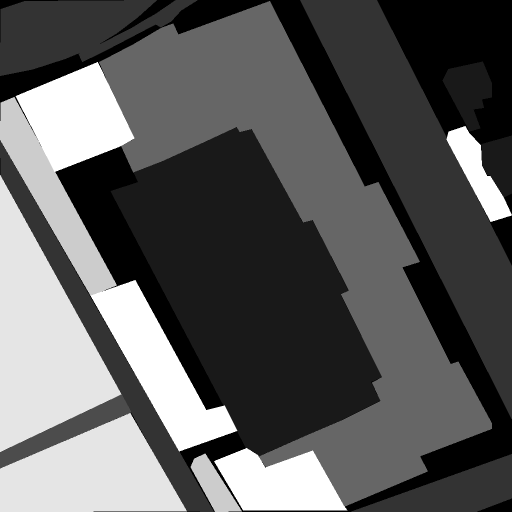
#> input picture Ups_Semantic_Seg_Mask/ann_dir/img/s11.png, 1024 x 1024 px, found by its file name (shown at 1/2 size)
$ python colored_label_img.py
#> lines starting #> are read from the running program, lines starting #| are printed output that depends on the picture; after the words box and inside, x2 and y2 are one past the last pixel; in counts of white or black regions, pixels touching at a corner belong together
import numpy as np
import cv2
from pathlib import Path

# 定义颜色映射：像素值 -> (R, G, B)
COLOR_MAP = {
    0:  [242, 239, 241],  # background
    1:  [130, 130, 130],  # buildings
    2:  [255, 255, 255],  # roads
    3:  [100, 140, 156],  # water
    4:  [214, 47,  39],   # squares
    5:  [174, 188, 166],  # vegetation
    6:  [255, 182, 179],  # vacant
    7:  [255, 127, 127],  # playground
    8:  [212, 217, 161],  # greenland
    9:  [212, 217, 161],  # park (与 greenland 同色)
    10: [192, 70,  70],   # parking
    11: [221, 218, 220],  # housing
    12: [215, 158, 158],  # workland
    13: [255, 255, 255],  # block (与 roads 同色)
}

def visualize_mask(mask_path, output_path=None):
    """
    将灰度标签掩膜转换为彩色可视化图像。

    Args:
        mask_path (str): 输入灰度 PNG 图像路径。
        output_path (str, optional): 输出彩色图像路径。若不提供，则显示图像。
    """
#> called with mask_path = 'D:/User/Desktop/sq_test1/s11.png'
    # 读取灰度图像（确保为单通道）
    mask = cv2.imread(mask_path, cv2.IMREAD_GRAYSCALE)
#> mask is the input picture: shape (1024, 1024); min 0, max 10, mean 3.61
    if mask is None:
        raise FileNotFoundError(f"无法读取图像: {mask_path}")

    h, w = mask.shape
#> h = 1024; w = 1024
    # 创建 RGB 图像（3 通道）
    rgb_image = np.zeros((h, w, 3), dtype=np.uint8)

    # 根据像素值填充颜色
    for pixel_val, color in COLOR_MAP.items():
        # 找到对应像素值的位置
        mask_indices = (mask == pixel_val)
        # 注意：COLOR_MAP 中是 (R, G, B)，OpenCV 默认通道顺序为 BGR，需反转
        rgb_image[mask_indices] = color[::-1]  # 转为 BGR 顺序
#> this loop made 14 passes
#> pass 1, in visualize_mask, `mask_indices = (mask == pixel_val)`:
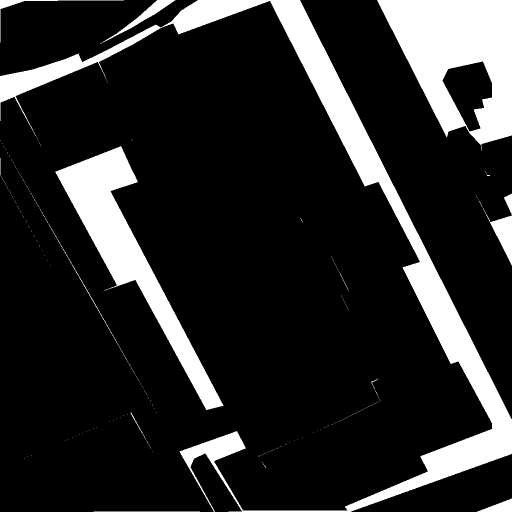
#> mask_indices: shape (1024, 1024) bool (shown at 1/2 size); 16.2% white; 338 white regions (324 under 20 px), largest, box (x1, y1, x2, y2) and area: (0, 0, 1024, 1024) 79813, (754, 0, 1024, 301) 46611, (111, 292, 447, 820) 35898
#> pass 2, in visualize_mask, `mask_indices = (mask == pixel_val)`:
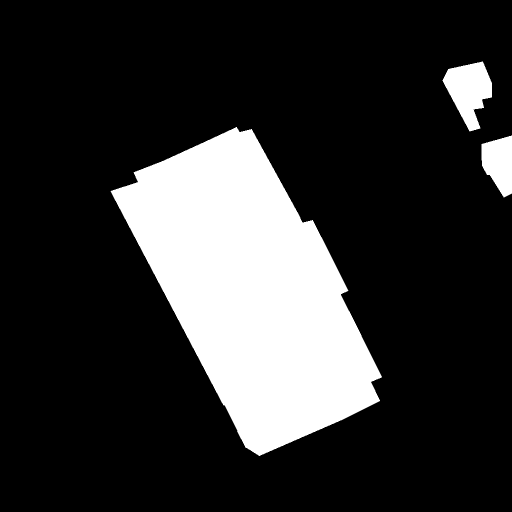
#> mask_indices: shape (1024, 1024) bool (shown at 1/2 size); 19.6% white; 3 white regions, box (x1, y1, x2, y2) and area: (221, 254, 764, 912) 192342, (885, 123, 984, 263) 8124, (963, 271, 1024, 395) 5483
#> pass 3, in visualize_mask, `mask_indices = (mask == pixel_val)`:
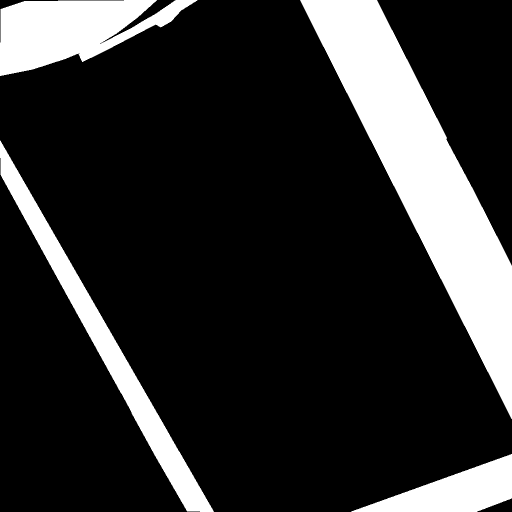
#> mask_indices: shape (1024, 1024) bool (shown at 1/2 size); 18.3% white; 4 white regions, box (x1, y1, x2, y2) and area: (600, 0, 1024, 838) 106104, (0, 0, 395, 152) 34587, (0, 281, 428, 1024) 33280, (702, 908, 1024, 1024) 17865
#> after the loop:
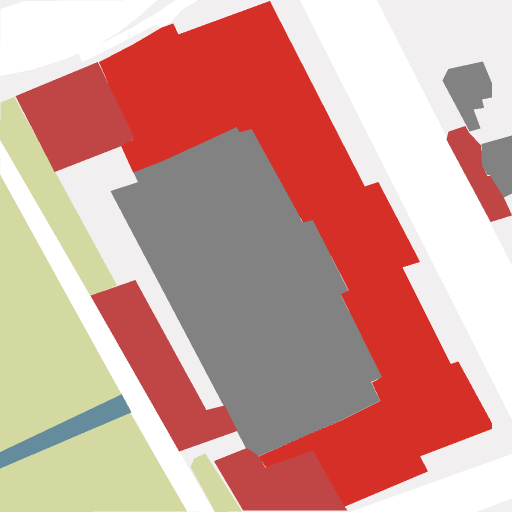
#> rgb_image: shape (1024, 1024, 3) (shown at 1/2 size); mean of channels 0, 1, 2 150.1, 159.1, 206.2; drawn as B, G, R

    # 保存或显示
    if output_path:
        cv2.imwrite(output_path, rgb_image)
        print(f"可视化图像已保存至: {output_path}")
    else:
        cv2.imshow("Mask Visualization", rgb_image)
        cv2.waitKey(0)
        cv2.destroyAllWindows()

# 使用示例
if __name__ == "__main__":
    # 替换为你的掩膜图像路径
    input_mask = "D:/User/Desktop/sq_test1/s11.png"
    output_image = "D:/Square/process_seg/A_background/output/s11.jpg"
    visualize_mask(input_mask, output_image)

$ run again, with Ups_Semantic_Seg_Mask/ann_dir/img/s1.png copied over Ups_Semantic_Seg_Mask/ann_dir/img/s11.png
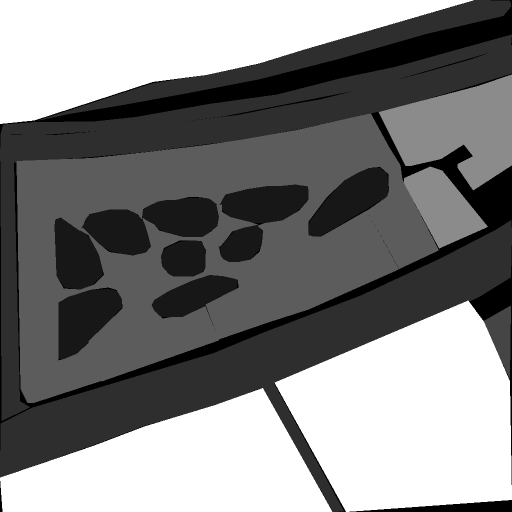
#> input picture Ups_Semantic_Seg_Mask/ann_dir/img/s1.png, 1024 x 1024 px, found by its file name (shown at 1/2 size)
#> in visualize_mask, mask is the input picture: shape (1024, 1024); min 0, max 11, mean 5.53
#> the loop in visualize_mask, `for pixel_val, color in COLOR_MAP.items():` made 14 passes
#> pass 1, in visualize_mask, `mask_indices = (mask == pixel_val)`:
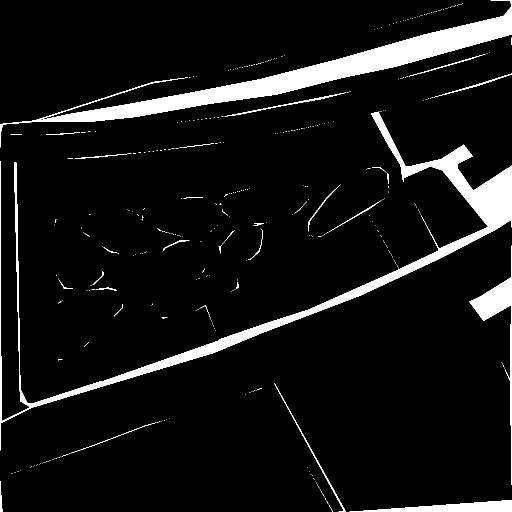
#> mask_indices: shape (1024, 1024) bool (shown at 1/2 size); 7.5% white; 427 white regions (393 under 20 px), largest, box (x1, y1, x2, y2) and area: (0, 0, 1024, 295) 34130, (0, 223, 1024, 901) 30956, (938, 491, 1024, 970) 4925
#> after the loop in visualize_mask, `for pixel_val, color in COLOR_MAP.items():`:
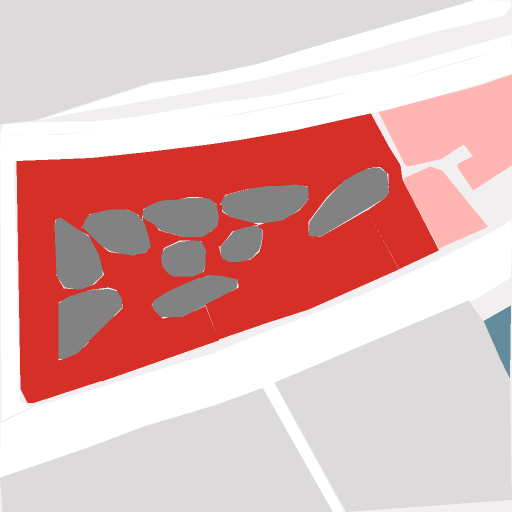
#> rgb_image: shape (1024, 1024, 3) (shown at 1/2 size); mean of channels 0, 1, 2 180.9, 181.9, 223.2; drawn as B, G, R

$ run again, with Ups_Semantic_Seg_Mask/ann_dir/img/s100.png copied over Ups_Semantic_Seg_Mask/ann_dir/img/s11.png
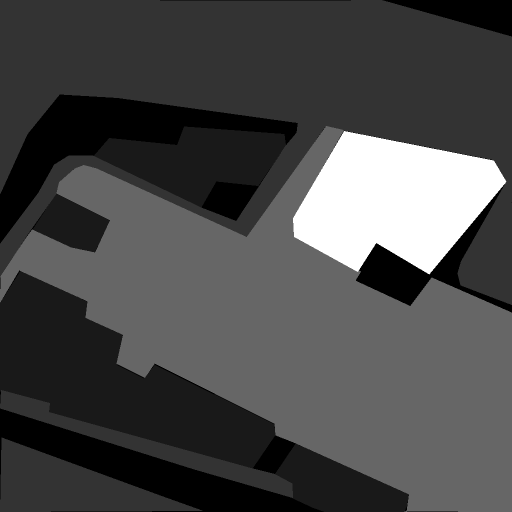
#> input picture Ups_Semantic_Seg_Mask/ann_dir/img/s100.png, 1024 x 1024 px, found by its file name (shown at 1/2 size)
#> in visualize_mask, mask is the input picture: shape (1024, 1024); min 0, max 10, mean 2.89
#> the loop in visualize_mask, `for pixel_val, color in COLOR_MAP.items():` made 14 passes
#> pass 1, in visualize_mask, `mask_indices = (mask == pixel_val)`:
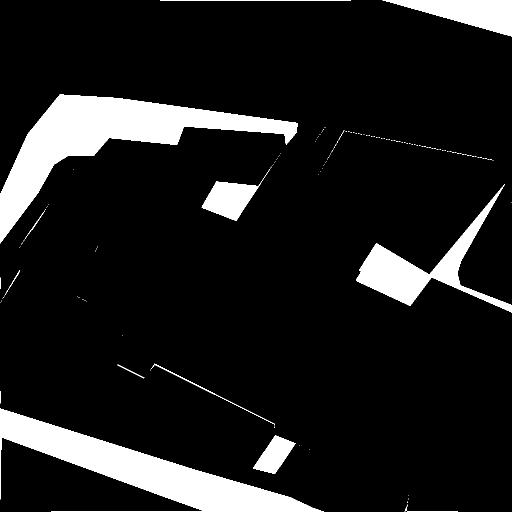
#> mask_indices: shape (1024, 1024) bool (shown at 1/2 size); 11.6% white; 154 white regions (138 under 20 px), largest, box (x1, y1, x2, y2) and area: (0, 189, 596, 487) 45841, (0, 817, 648, 1024) 38418, (712, 368, 1024, 625) 16900
#> after the loop in visualize_mask, `for pixel_val, color in COLOR_MAP.items():`:
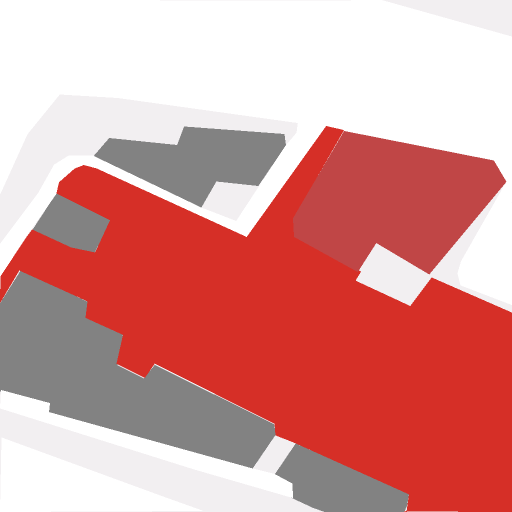
#> rgb_image: shape (1024, 1024, 3) (shown at 1/2 size); mean of channels 0, 1, 2 148.1, 150.6, 216.2; drawn as B, G, R
